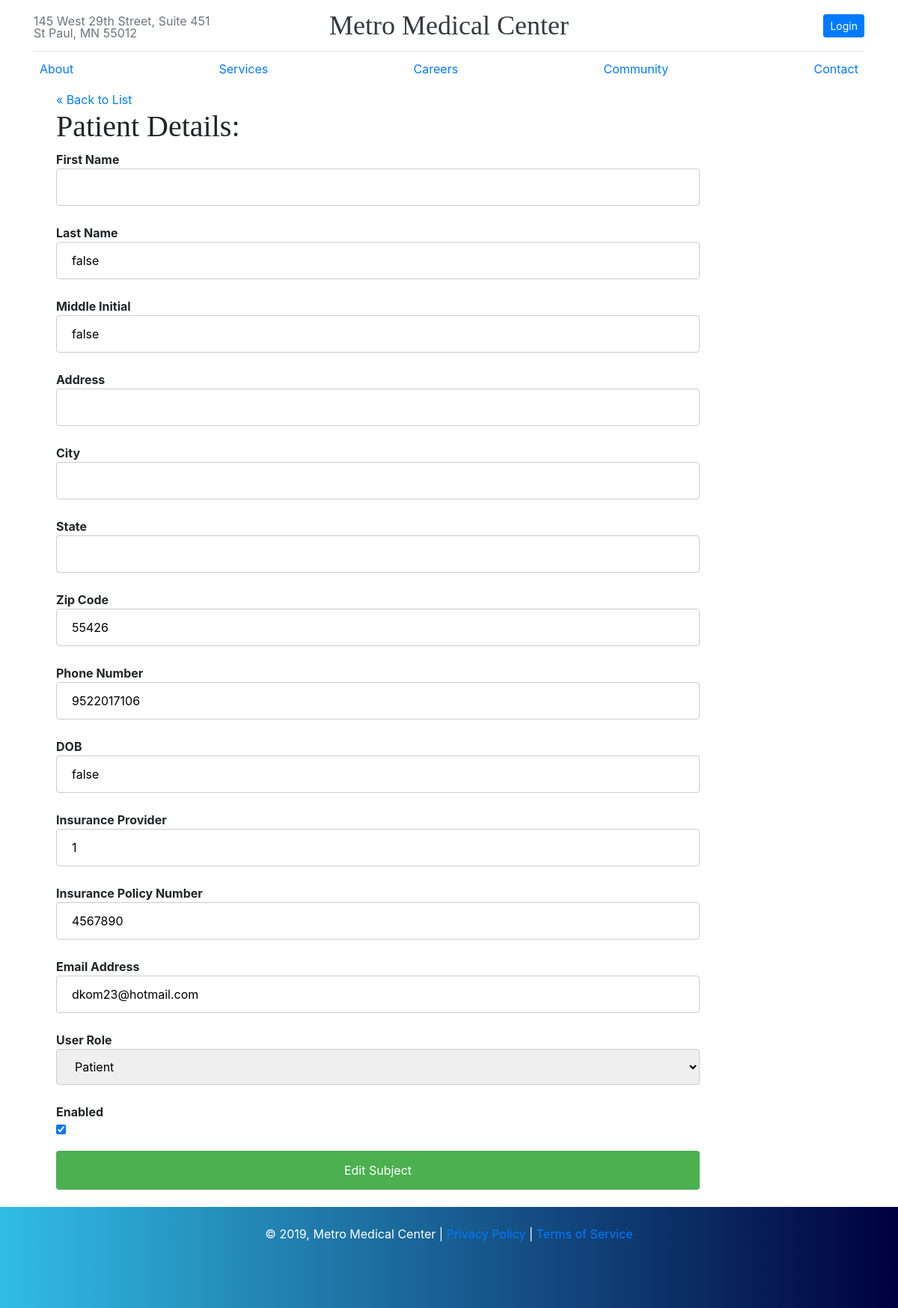
Page /metromed/public/administrator/patients/edit.php?user_id=1 on the earlier database version.
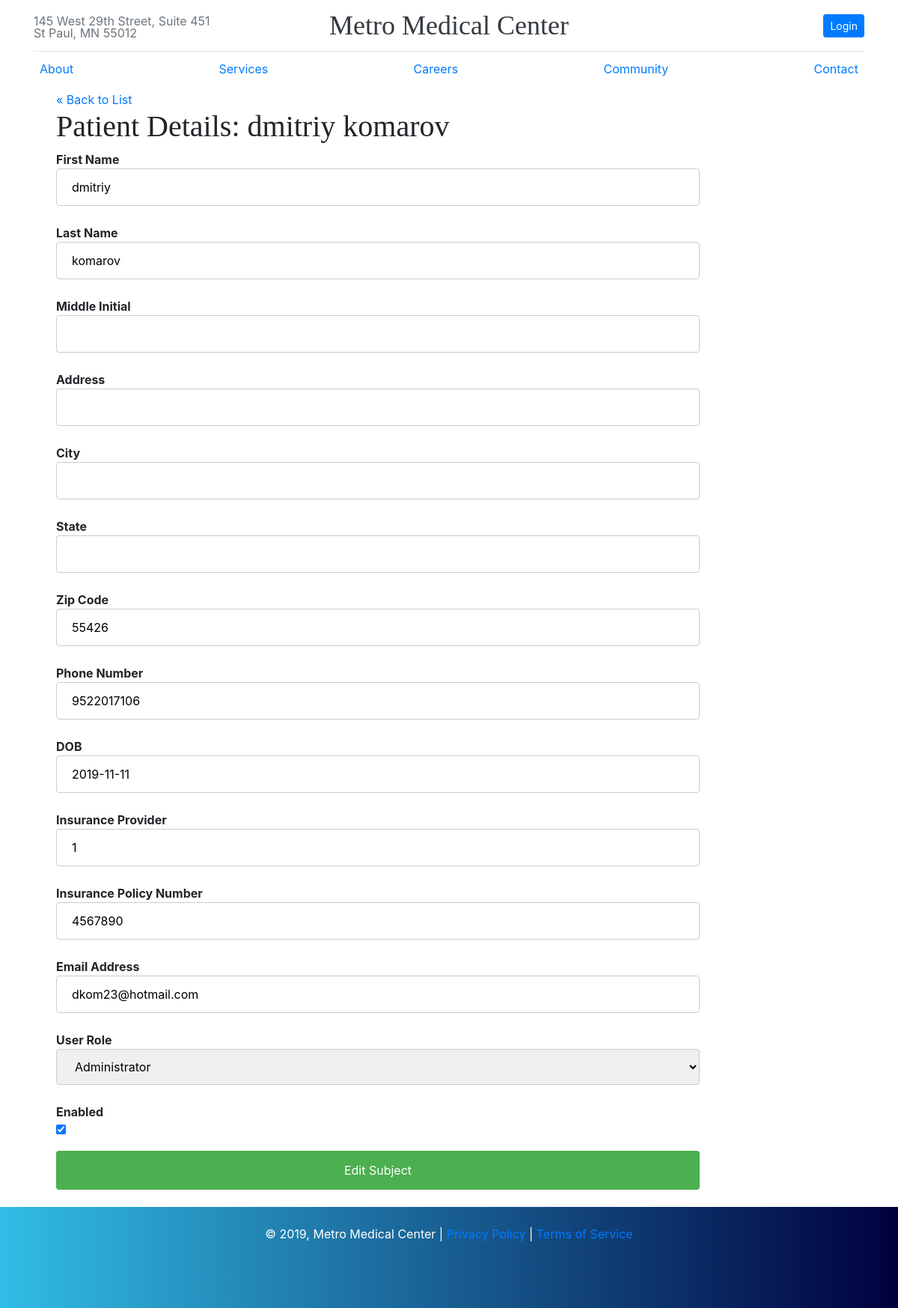
Same page on the later database version.
### tables this page shows
CREATE TABLE user (
    user_id int NOT NULL AUTO_INCREMENT,
    email varchar(50) NOT NULL UNIQUE KEY,
    password varchar(255) NOT NULL,
    role tinyint DEFAULT 1,
    CHECK (role BETWEEN 1 AND 3),
    enabled int DEFAULT NULL,
    PRIMARY KEY (user_id),
    FOREIGN KEY (user_id) REFERENCES user_info(user_id)
);

CREATE TABLE user_info (
    user_id int NOT NULL AUTO_INCREMENT ,
    f_name varchar(50) NOT NULL,
    l_name varchar(50) NOT NULL,
    m_name varchar(50),
    address varchar(255) NOT NULL,
    city varchar(50) NOT NULL,
    state varchar(50) NOT NULL,
    zip varchar(50) NOT NULL,
    phone_number bigint NOT NULL,
    dob DATE NOT NULL,
    ins_id int DEFAULT NULL,
    policy_number varchar(50) DEFAULT NULL,
    PRIMARY KEY (user_id),
    FOREIGN KEY (ins_id) REFERENCES insurance(ins_id)
);

### metromed/private/functions.php (called while the page is built, shortened)
<?php
function url_for($script_path) {
  if($script_path[0] != '/') {
    $script_path = "/" . $script_path;
  }
  return WWW_ROOT . $script_path;
}
function u($string="") {
  return urlencode($string);
}
function h($string="") {
  return htmlspecialchars($string);
}
?>

### metromed/private/query_functions.php (called while the page is built, shortened)
<?php
  function find_user_by_id($id) {
    global $db;
    $sql = "SELECT i.*, u.email, u.role, u.enabled FROM user_info AS i, user AS u ";
    $sql .= "WHERE i.user_id='" . $id . "'" . " AND u.user_id='" . $id . "'";
    $sql .= ";";
    $result = mysqli_query($db, $sql);
    $patient = mysqli_fetch_assoc($result);
    return $patient;
  }
?>

### metromed/public/administrator/patients/edit.php (the view, shortened to what this page needs)
<?php
require_once('../../../private/initialize.php');
$user_id = $_GET['user_id'];
if (is_post()) {
  $patient = array();
  $patient['user_id'] = $user_id;
  $patient['f_name'] = $_POST['f_name'] ?? '';
  $patient['l_name'] = $_POST['l_name'] ?? '';
  $patient['m_name'] = $_POST['m_name'] ?? '';
  $patient['address'] = $_POST['address'] ?? '';
  $patient['city'] = $_POST['city'] ?? '';
  $patient['state'] = $_POST['state'] ?? '';
  $patient['zip'] = $_POST['zip'] ?? '';
  $patient['phone_number'] = $_POST['phone_number'] ?? '';
  $patient['dob'] = $_POST['dob'] ?? '';
  $patient['ins_id'] = $_POST['ins_id'] ?? '';
  $patient['policy_number'] = $_POST['policy_number'] ?? '';
  $patient['email'] = $_POST['email'] ?? '';
  $patient['role'] = $_POST['role'] ?? '';
  $patient['enabled'] = (empty($_POST['enabled'])) ? "0" : "1";
  $result = update_patient($patient);
  redirect_to(url_for('/administrator/patients/view.php?user_id=' . $user_id));
} else {
  $patient = find_user_by_id($user_id);
}
?>
<?php include(SHARED_PATH . '/metromed_header.php'); ?>
<div id="content">
  <a class="back-link" href="<?php echo url_for('/administrator/patients/index.php'); ?>">&laquo; Back to List</a>
  <div class="subject show">
    <h1>Patient Details: <?php echo h($patient['f_name'] . " " . $patient['l_name'] ); ?></h1>
    <form action="<?php echo url_for('/administrator/patients/edit.php?user_id=' . h(u($user_id))); ?>" method="post">
      <div class="attributes">
        <dl>
          <dt>First Name</dt>
          <dd><input type="text" name="f_name" value="<?php echo h($patient['f_name']); ?>" /></dd>
        </dl>
        <dl>
          <dt>Last Name</dt>
          <dd><input type="text" name='l_name' value="<?php echo h($patient['l_name'] ?? 'false'); ?>" /></dd>
        </dl>
        <dl>
          <dt>Middle Initial</dt>
          <dd><input type="text" name='m_name' value="<?php echo h($patient['m_name'] ?? 'false'); ?>" /></dd>
        </dl>
        <dl>
          <dt>Address</dt>
          <dd><input type="text" name='address' value="<?php echo h($patient['address'] ?? 'false'); ?>" /></dd>
        </dl>
        <dl>
          <dt>City</dt>
          <dd><input type="text" name='city' value="<?php echo h($patient['city'] ?? 'false'); ?>" /></dd>
        </dl>
        <dl>
          <dt>State</dt>
          <dd><input type="text" name='state' value="<?php echo h($patient['state'] ?? 'false'); ?>" /></dd>
        </dl>
        <dl>
          <dt>Zip Code</dt>
          <dd><input type="text" name='zip' value="<?php echo h($patient['zip'] ?? 'false'); ?>" /></dd>
        </dl>
        <dl>
          <dt>Phone Number</dt>
          <dd><input type="text" name='phone_number' value="<?php echo h($patient['phone_number'] ?? 'false'); ?>" /></dd>
        </dl>
        <dl>
          <dt>DOB</dt>
          <dd><input type="text" name='dob' value="<?php echo h($patient['dob'] ?? 'false'); ?>" /></dd>
        </dl>
        <dl>
          <dt>Insurance Provider</dt>
          <dd><input type="text" name='ins_id' value="<?php echo h($patient['ins_id'] ?? 'false'); ?>" /></dd>
        </dl>
        <dl>
          <dt>Insurance Policy Number</dt>
          <dd><input type="text" name='policy_number' value="<?php echo h($patient['policy_number'] ?? 'false'); ?>" /></dd>
        </dl>
        <dl>
          <dt>Email Address</dt>
          <dd><input type="text" name='email' value="<?php echo h($patient['email']); ?>" /></dd>
        </dl>
        <dl>
          <dt>User Role</dt>
          <dd>
            <select name="role" id="role" value" <?php  ?>" />
              <option value="1"<?php if($patient['role'] == "1") { echo " selected"; } ?>>Patient</option>
              <option value="3"<?php if($patient['role'] == "3") { echo " selected"; } ?>>Administrator</option>
          </dd>
        </dl>
        <dl>
          <dt>Enabled</dt>
          <?php
          if ($patient['enabled'] == 1) {
            echo '<dd><input type="checkbox" name="enabled" value="1" checked="true" /></dd>';
          } else {
            echo '<dd><input type="checkbox" name="enabled" /></dd>';
          }
          ?>
        </dl>
        <div id="operations">
          <input type="submit" value="Edit Subject" />
        </div>
      </div>
    </form>
  </div>
</div>
<?php include(SHARED_PATH . '/metromed_footer.php'); ?>

Differences in the rows shown:
changed user "dkom23@hotmail.com": user_id.l_name (not shown) → "dmitriy komarov"; f_name (not shown) → "dmitriy"; l_name "false" → "komarov"; dob "false" → "2019-11-11"; role (not shown) → "Administrator"; m_name "false" → (not shown)
Other differences:
form field role: "Patient" → (not shown)
